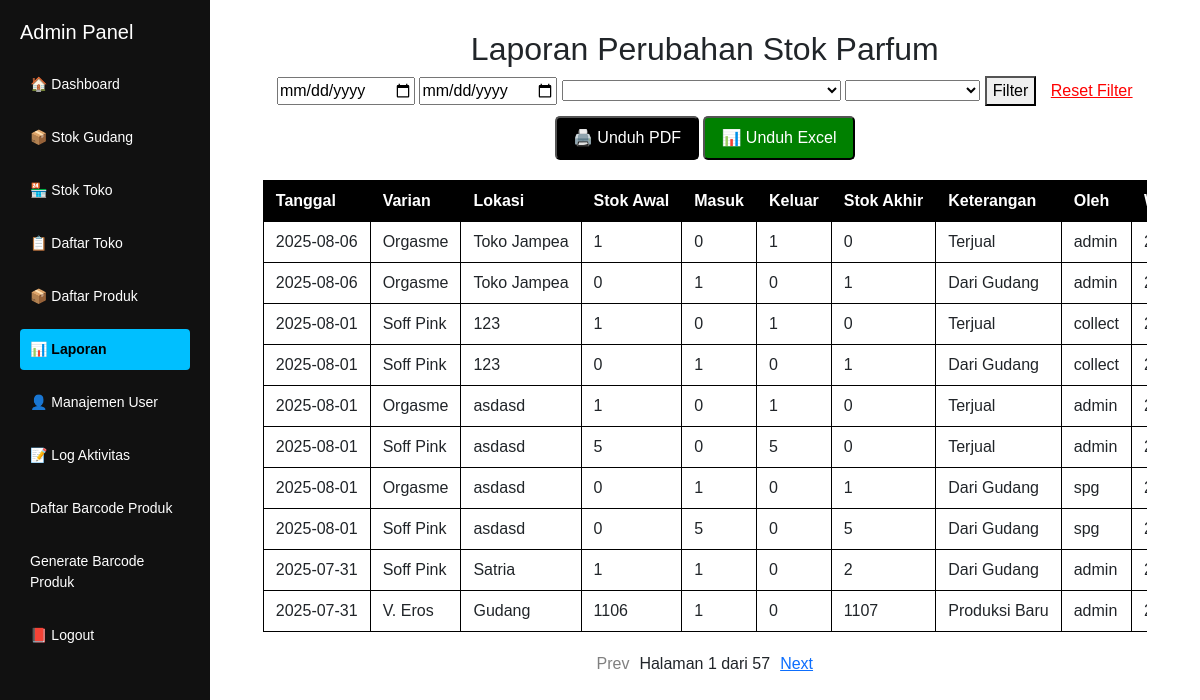
Page /admin/laporan.php (signed in) on the committed database.
### tables this page shows
CREATE TABLE `laporan_stok` (
  `id` int(11) NOT NULL,
  `tanggal` date DEFAULT NULL,
  `nama_barang` varchar(100) DEFAULT NULL,
  `lokasi` varchar(100) DEFAULT NULL,
  `stok_awal` int(11) DEFAULT NULL,
  `masuk` int(11) DEFAULT NULL,
  `keluar` int(11) DEFAULT NULL,
  `stok_akhir` int(11) DEFAULT NULL,
  `dibuat_oleh` varchar(50) DEFAULT NULL,
  `dibuat_pada` timestamp NOT NULL DEFAULT current_timestamp(),
  `keterangan` varchar(255) DEFAULT NULL
);

### admin/laporan.php (the view, shortened to what this page needs)
<?php
include '../koneksi.php';
    ?>
    <?php
include 'header.php';
$tanggal_awal = $_GET['tanggal_awal'] ?? '';
$tanggal_akhir = $_GET['tanggal_akhir'] ?? '';
$lokasi = $_GET['lokasi'] ?? '';
$keterangan = $_GET['keterangan'] ?? '';
$kondisi = "WHERE 1";
$limit = 10;
$page = $_GET['page'] ?? 1;
$offset = ($page - 1) * $limit;
$total = mysqli_fetch_assoc(mysqli_query($conn, "SELECT COUNT(*) as total FROM laporan_stok $kondisi"))['total'];
$total_pages = ceil($total / $limit);
$query = mysqli_query($conn, "SELECT * FROM laporan_stok $kondisi ORDER BY id DESC LIMIT $offset, $limit");
?>
<h2 style="text-align: center;">Laporan Perubahan Stok Parfum</h2>
<form method="GET" style="text-align:center; margin-bottom:10px;">
    <input type="date" name="tanggal_awal" value="<?= $tanggal_awal ?>">
    <input type="date" name="tanggal_akhir" value="<?= $tanggal_akhir ?>">
    <select name="lokasi">
        <?php
        $lokasi_list = mysqli_query($conn, "SELECT DISTINCT lokasi FROM laporan_stok ORDER BY lokasi ASC");
        while ($row = mysqli_fetch_assoc($lokasi_list)) {
            $sel = ($row['lokasi'] == $lokasi) ? 'selected' : '';
            echo "<option value='{$row['lokasi']}' $sel>{$row['lokasi']}</option>";
        }
        ?>
    </select>
    <select name="keterangan">
        <?php
        $ket_list = mysqli_query($conn, "SELECT DISTINCT keterangan FROM laporan_stok ORDER BY keterangan ASC");
        while ($row = mysqli_fetch_assoc($ket_list)) {
            $sel = ($row['keterangan'] == $keterangan) ? 'selected' : '';
            echo "<option value='{$row['keterangan']}' $sel>{$row['keterangan']}</option>";
        }
        ?>
    </select>
    <button type="submit">Filter</button>
    <a href="laporan.php" style="margin-left:10px; color:red;">Reset Filter</a>
</form>
<form method="POST" style="text-align: center; margin-bottom: 20px;">
    <button type="submit" name="cetak_pdf" style="padding: 8px 16px; background:black; color:white; border-radius:5px;">🖨️ Unduh PDF</button>
    <button type="submit" name="cetak_excel" style="padding: 8px 16px; background:green; color:white; border-radius:5px;">📊 Unduh Excel</button>
</form>
<div style="overflow-x:auto; width:95%; margin:0 auto;">
    <table border="1" cellpadding="8" cellspacing="0" style="min-width:1000px;">
        <thead style="background:black; color:white;">
            <tr>
                <th>Tanggal</th><th>Varian</th><th>Lokasi</th><th>Stok Awal</th><th>Masuk</th>
                <th>Keluar</th><th>Stok Akhir</th><th>Keterangan</th><th>Oleh</th><th>Waktu</th>
            </tr>
        </thead>
        <tbody>
        <?php while ($data = mysqli_fetch_assoc($query)): ?>
            <tr>
                <td><?= $data['tanggal'] ?></td>
                <td><?= $data['nama_barang'] ?></td>
                <td><?= $data['lokasi'] ?></td>
                <td><?= $data['stok_awal'] ?></td>
                <td><?= $data['masuk'] ?? 0 ?></td>
                <td><?= $data['keluar'] ?? 0 ?></td>
                <td><?= $data['stok_akhir'] ?></td>
                <td><?= $data['keterangan'] ?: '-' ?></td>
                <td><?= $data['dibuat_oleh'] ?></td>
                <td><?= $data['dibuat_pada'] ?></td>
            </tr>
        <?php endwhile; ?>
        </tbody>
    </table>
</div>
<div style="text-align: center; margin: 20px;">
    <?php
    $params = $_GET;
    if ($page > 1) {
        $params['page'] = $page - 1;
        echo "<a href='?" . http_build_query($params) . "' style='margin-right:10px;'>Prev</a>";
    } else {
        echo "<span style='color: grey; margin-right:10px;'>Prev</span>";
    }
    echo "Halaman $page dari $total_pages";
    if ($page < $total_pages) {
        $params['page'] = $page + 1;
        echo "<a href='?" . http_build_query($params) . "' style='margin-left:10px;'>Next</a>";
    } else {
        echo "<span style='color: grey; margin-left:10px;'>Next</span>";
    }
    ?>
</div>
<?php include 'footer.php'; ?>

### admin/header.php (style rules this page uses)
body { margin: 0; font-family: sans-serif; display: flex; min-height: 100vh; }
table { border-collapse: collapse; width: 100%; min-width: 900px; }
table th, table td { border: 1px solid #000; padding: 8px 12px; text-align: left; white-space: nowrap; }

### rows in the picture
laporan_stok: tanggal "2025-08-06", nama_barang "Orgasme", lokasi "Toko Jampea", stok_awal "1", masuk "0", keluar "1", stok_akhir "0", keterangan "Terjual", dibuat_oleh "admin"
laporan_stok: tanggal "2025-08-06", nama_barang "Orgasme", lokasi "Toko Jampea", stok_awal "0", masuk "1", keluar "0", stok_akhir "1", keterangan "Dari Gudang", dibuat_oleh "admin"
laporan_stok: tanggal "2025-08-01", nama_barang "Soff Pink", lokasi "123", stok_awal "1", masuk "0", keluar "1", stok_akhir "0", keterangan "Terjual", dibuat_oleh "collect"
laporan_stok: tanggal "2025-08-01", nama_barang "Soff Pink", lokasi "123", stok_awal "0", masuk "1", keluar "0", stok_akhir "1", keterangan "Dari Gudang", dibuat_oleh "collect"
laporan_stok: tanggal "2025-08-01", nama_barang "Orgasme", lokasi "asdasd", stok_awal "1", masuk "0", keluar "1", stok_akhir "0", keterangan "Terjual", dibuat_oleh "admin"
laporan_stok: tanggal "2025-08-01", nama_barang "Soff Pink", lokasi "asdasd", stok_awal "5", masuk "0", keluar "5", stok_akhir "0", keterangan "Terjual", dibuat_oleh "admin"
laporan_stok: tanggal "2025-08-01", nama_barang "Orgasme", lokasi "asdasd", stok_awal "0", masuk "1", keluar "0", stok_akhir "1", keterangan "Dari Gudang", dibuat_oleh "spg"
laporan_stok: tanggal "2025-08-01", nama_barang "Soff Pink", lokasi "asdasd", stok_awal "0", masuk "5", keluar "0", stok_akhir "5", keterangan "Dari Gudang", dibuat_oleh "spg"
laporan_stok: tanggal "2025-07-31", nama_barang "Soff Pink", lokasi "Satria", stok_awal "1", masuk "1", keluar "0", stok_akhir "2", keterangan "Dari Gudang", dibuat_oleh "admin"
laporan_stok: tanggal "2025-07-31", nama_barang "V. Eros", lokasi "Gudang", stok_awal "1106", masuk "1", keluar "0", stok_akhir "1107", keterangan "Produksi Baru", dibuat_oleh "admin"

### other values in the picture
$page "1"
$total_pages "57"
